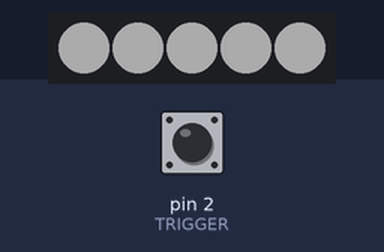
This sketch was run on a simulated Arduino Uno, built with avr-gcc and run on an emulated ATmega328P. Shown: 5 RGB LEDs in strip order, left to right. The test bench sets the inputs (shaded band); at power-on: pin 2 (TRIGGER) HIGH. Dim RGB values are drawn brighter than linear; the audio player accepts every command and is not drawn.

Above: at 1.2 s.
1.3 s: pin 2 (TRIGGER) pulled LOW for 0.15 s
2.0 s: pin 2 (TRIGGER) pulled LOW for 1 s
At 4.07 s:
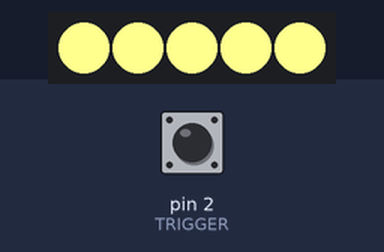
6.6 s: pin 2 (TRIGGER) pulled LOW for 0.15 s
7.3 s: pin 2 (TRIGGER) pulled LOW for 1 s
At 7.55 s:
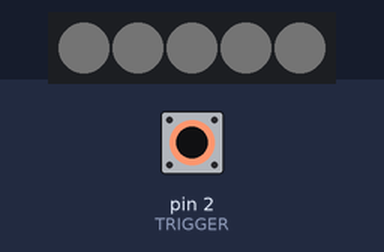
Timing chart, 0 to 9.9 s (numbered marks = the images above; inputs shaded):
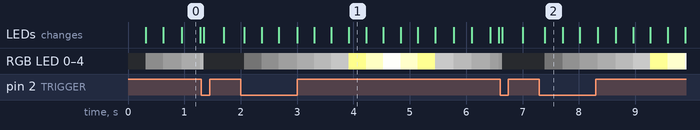

Measured:
- after the input at 2.0 s, the LEDs: first change after 0.06 s (image 1 shows a later state)
- after the input at 7.3 s, the LEDs: change after 0.10 s (image 2)

The sketch:

MAGFest_staff_sketch.ino
```cpp
// (licence header left out)
//Passive activity is breathing LEDs, on trigger or fire cue strobe firing

#include <WS2812FX.h>
#include <DFPlayer_Mini_Mp3.h>
#include <SoftwareSerial.h>
#define LED_COUNT 5
#define LED_PIN 8
#define TRIGGER 2

SoftwareSerial mySerial(10, 11); //RX. TX
// Parameter 1 = number of pixels in strip
// Parameter 2 = Arduino pin number (most are valid)
// Parameter 3 = pixel type flags, add together as needed:
//   NEO_KHZ800  800 KHz bitstream (most NeoPixel products w/WS2812 LEDs)
//   NEO_KHZ400  400 KHz (classic 'v1' (not v2) FLORA pixels, WS2811 drivers)
//   NEO_GRB     Pixels are wired for GRB bitstream (most NeoPixel products)
//   NEO_RGB     Pixels are wired for RGB bitstream (v1 FLORA pixels, not v2)
//   NEO_RGBW    Pixels are wired for RGBW bitstream (NeoPixel RGBW products)
WS2812FX ws2812fx = WS2812FX(LED_COUNT, LED_PIN, NEO_GRB + NEO_KHZ800);
bool oldState = HIGH;
int showType = 0;

void setup() {
  // put your setup code here, to run once:
  ws2812fx.init();
  ws2812fx.setBrightness(255);
  ws2812fx.setColor(0xFFFFFF);
  ws2812fx.setMode(FX_MODE_BREATH);
  ws2812fx.start();
  pinMode(TRIGGER, INPUT_PULLUP);
  mySerial.begin (9600);
  mp3_set_serial (mySerial);  //set softwareSerial for DFPlayer-mini mp3 module
  mp3_set_volume (30);
}

void loop() {
ws2812fx.service();

 // Get current button state.
digitalRead(TRIGGER);
 bool newState = digitalRead(TRIGGER);

  // Check if state changed from high to low (button press).
  if (newState == LOW && oldState == HIGH) {
    // Short delay to debounce button.
    delay(20);
    // Check if button is still low after debounce.
    newState = digitalRead(TRIGGER);
    if (newState == LOW) {
     showType++;
      if (showType > 1)
        showType=0;
      startShow(showType);
    }
  }
   // Set the last button state to the old state.
  oldState = newState;
}

void startShow(int i) {
  switch(i){
    case 0: ws2812fx.setMode(FX_MODE_BREATH);
            mp3_play (1); //play 0001.mp3
            break;
    case 1: ws2812fx.setMode(FX_MODE_MULTI_STROBE);
            mp3_play (2);
            break;

  }
}
```
